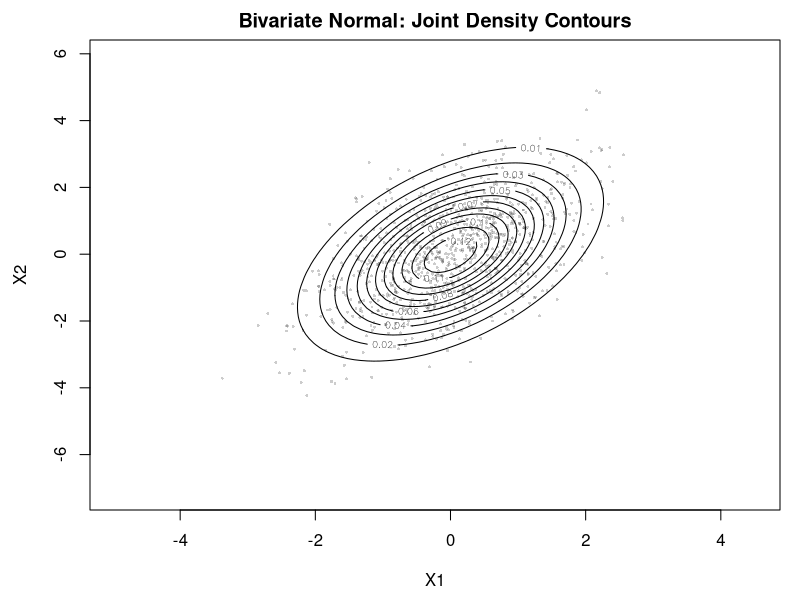
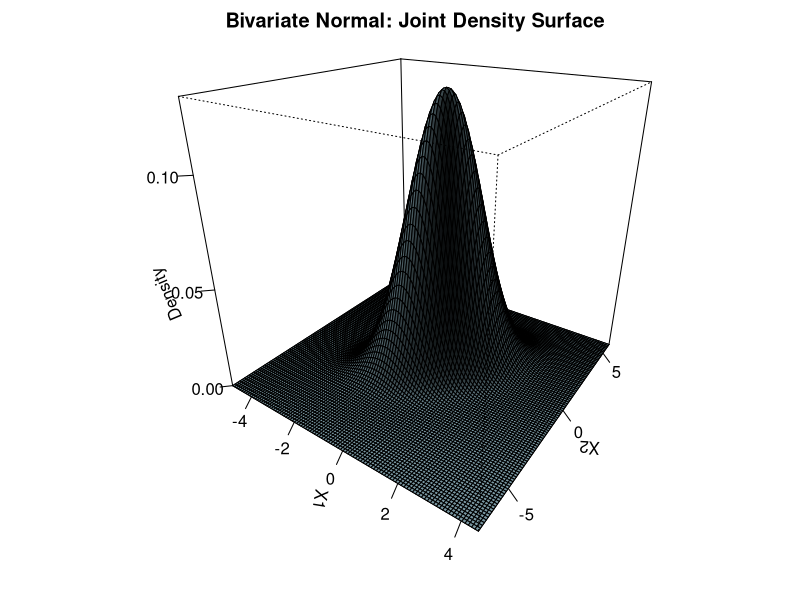
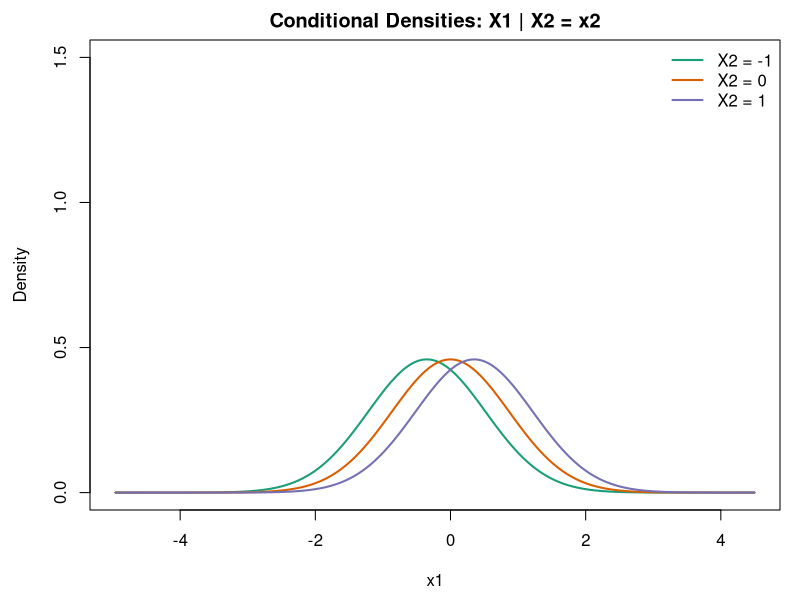
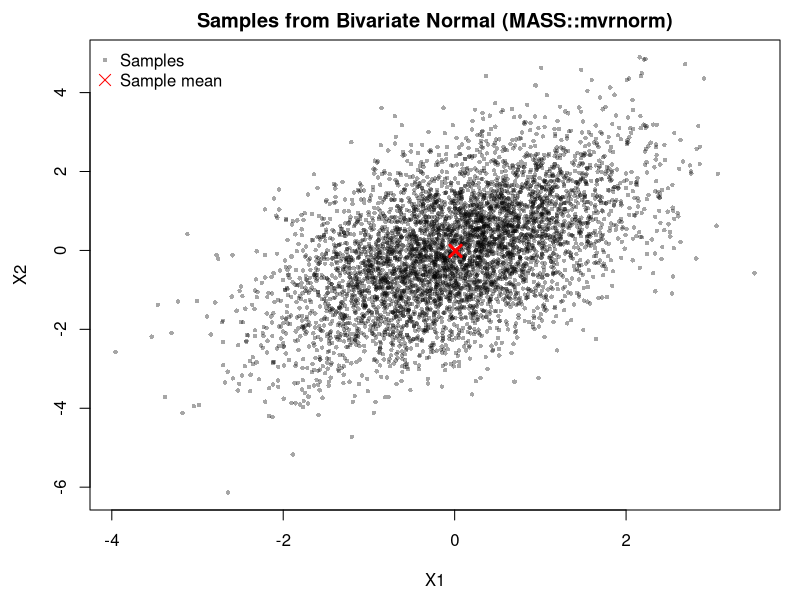

Write R code to recreate these figures, in order.
# Multivariate Normal: simulation, density/probability, and conditional distributions
# Reproducible, self-contained example using MASS::mvrnorm and mvtnorm

set.seed(16)

# -------- Utilities --------
ensure_package <- function(pkg_name) {
  if (!requireNamespace(pkg_name, quietly = TRUE)) {
    install.packages(pkg_name, repos = "https://cloud.r-project.org")
  }
  suppressPackageStartupMessages(library(pkg_name, character.only = TRUE))
}

# Ensure required packages are available
ensure_package("MASS")     # for mvrnorm
ensure_package("mvtnorm")  # for dmvnorm, pmvnorm

# Output directory (assumes running from repo root). Adjust if needed.
output_dir <- "00.MultivariateNormal"
if (!dir.exists(output_dir)) dir.create(output_dir, recursive = TRUE)

# -------- Parameters --------
num_samples <- 5000
mean_vector <- c(0, 0)
# Positive-definite covariance matrix capturing correlation
covariance_matrix <- matrix(c(1.0, 0.7,
                              0.7, 2.0), nrow = 2, byrow = TRUE)

# -------- Simulation with MASS::mvrnorm --------
samples <- MASS::mvrnorm(n = num_samples, mu = mean_vector, Sigma = covariance_matrix)
colnames(samples) <- c("X1", "X2")

# Summary statistics
sample_mean <- colMeans(samples)
sample_covariance <- stats::cov(samples)

cat("=== Simulation Summary ===\n")
cat("Target mean:", paste(mean_vector, collapse = ", "), "\n")
cat("Sample mean:", paste(round(sample_mean, 3), collapse = ", "), "\n\n")
cat("Target covariance matrix:\n")
print(covariance_matrix)
cat("\nSample covariance matrix:\n")
print(round(sample_covariance, 3))
cat("\n")

# -------- Density over a grid with mvtnorm::dmvnorm --------
# Create grid
x1_seq <- seq(min(samples[, 1]) - 1, max(samples[, 1]) + 1, length.out = 100)
x2_seq <- seq(min(samples[, 2]) - 1, max(samples[, 2]) + 1, length.out = 100)
grid <- expand.grid(X1 = x1_seq, X2 = x2_seq)

# Compute joint density on grid
z_density <- mvtnorm::dmvnorm(grid, mean = mean_vector, sigma = covariance_matrix)
Z <- matrix(z_density, nrow = length(x1_seq), ncol = length(x2_seq))

# Contour plot of the theoretical density
png(file.path(output_dir, "bivariate_density_contour.png"), width = 900, height = 700)
par(mar = c(4.5, 4.5, 2, 1))
contour(x1_seq, x2_seq, Z,
        nlevels = 12,
        xlab = "X1",
        ylab = "X2",
        main = "Bivariate Normal: Joint Density Contours")
points(samples[sample(1:nrow(samples), 1000), ], pch = 16, cex = 0.4, col = rgb(0, 0, 0, 0.2))
dev.off()

# Perspective surface plot of the theoretical density
png(file.path(output_dir, "bivariate_density_surface.png"), width = 900, height = 700)
par(mar = c(2.5, 2.5, 2, 1))
persp(x1_seq, x2_seq, Z,
      theta = 35, phi = 25,
      col = "lightblue",
      shade = 0.5,
      ticktype = "detailed",
      xlab = "X1", ylab = "X2", zlab = "Density",
      main = "Bivariate Normal: Joint Density Surface")
dev.off()

# -------- Probability with mvtnorm::pmvnorm --------
# Example: P(a1 <= X1 <= b1, a2 <= X2 <= b2)
a1 <- -0.5; b1 <- 0.5
a2 <- -1.0; b2 <- 1.0

rect_prob <- mvtnorm::pmvnorm(lower = c(a1, a2),
                              upper = c(b1, b2),
                              mean  = mean_vector,
                              sigma = covariance_matrix)

cat("=== Probability over rectangle ===\n")
cat(sprintf("P(%0.1f<=X1<=%0.1f, %0.1f<=X2<=%0.1f) = %0.4f\n\n", a1, b1, a2, b2, rect_prob[1]))

# -------- Conditional Distribution: X1 | X2 = x2_obs --------
# For a partitioned MVN: X1|X2=x ~ Normal(mu1 + Sigma12 Sigma22^{-1} (x - mu2), Sigma11 - Sigma12 Sigma22^{-1} Sigma21)
mu1 <- mean_vector[1]
mu2 <- mean_vector[2]
Sigma11 <- covariance_matrix[1, 1, drop = FALSE]
Sigma22 <- covariance_matrix[2, 2, drop = FALSE]
Sigma12 <- covariance_matrix[1, 2, drop = FALSE]
Sigma21 <- covariance_matrix[2, 1, drop = FALSE]

x2_obs <- 0.5
Sigma22_inv <- 1 / Sigma22
cond_mean <- as.numeric(mu1 + Sigma12 %*% Sigma22_inv %*% (x2_obs - mu2))
cond_var  <- as.numeric(Sigma11 - Sigma12 %*% Sigma22_inv %*% Sigma21)

cat("=== Conditional Distribution X1 | X2 =", x2_obs, "===\n")
cat("Conditional mean:", round(cond_mean, 3), "\n")
cat("Conditional variance:", round(cond_var, 3), "\n\n")

# Visualize conditional slices for several X2 values
x2_vals <- c(-1, 0, 1)
x1_line <- seq(min(samples[, 1]) - 1, max(samples[, 1]) + 1, length.out = 300)

png(file.path(output_dir, "conditional_densities_X1_given_X2.png"), width = 900, height = 700)
par(mar = c(4.5, 4.5, 2, 1))
plot(NA, xlim = range(x1_line), ylim = c(0, 1.5),
     xlab = "x1",
     ylab = "Density",
     main = "Conditional Densities: X1 | X2 = x2")
cols <- c("#1b9e77", "#d95f02", "#7570b3")
for (i in seq_along(x2_vals)) {
  x2_val <- x2_vals[i]
  cm <- as.numeric(mu1 + Sigma12 %*% Sigma22_inv %*% (x2_val - mu2))
  cv <- as.numeric(Sigma11 - Sigma12 %*% Sigma22_inv %*% Sigma21)
  lines(x1_line, dnorm(x1_line, mean = cm, sd = sqrt(cv)), lwd = 2, col = cols[i])
}
legend("topright", legend = paste0("X2 = ", x2_vals), lwd = 2, col = cols, bty = "n")
dev.off()

# -------- Scatter plot with correlation --------
png(file.path(output_dir, "samples_scatter.png"), width = 900, height = 700)
par(mar = c(4.5, 4.5, 2, 1))
plot(samples, pch = 16, cex = 0.6, col = rgb(0, 0, 0, 0.35),
     xlab = "X1", ylab = "X2", main = "Samples from Bivariate Normal (MASS::mvrnorm)")
# Add sample mean
points(t(sample_mean), pch = 4, lwd = 3, col = "red", cex = 1.5)
legend("topleft", legend = c("Samples", "Sample mean"),
       pch = c(16, 4), col = c(rgb(0, 0, 0, 0.35), "red"), pt.cex = c(0.6, 1.5), bty = "n")
dev.off()

cat("Figures saved to:", normalizePath(output_dir), "\n")
cat("- bivariate_density_contour.png\n")
cat("- bivariate_density_surface.png\n")
cat("- conditional_densities_X1_given_X2.png\n")
cat("- samples_scatter.png\n")
